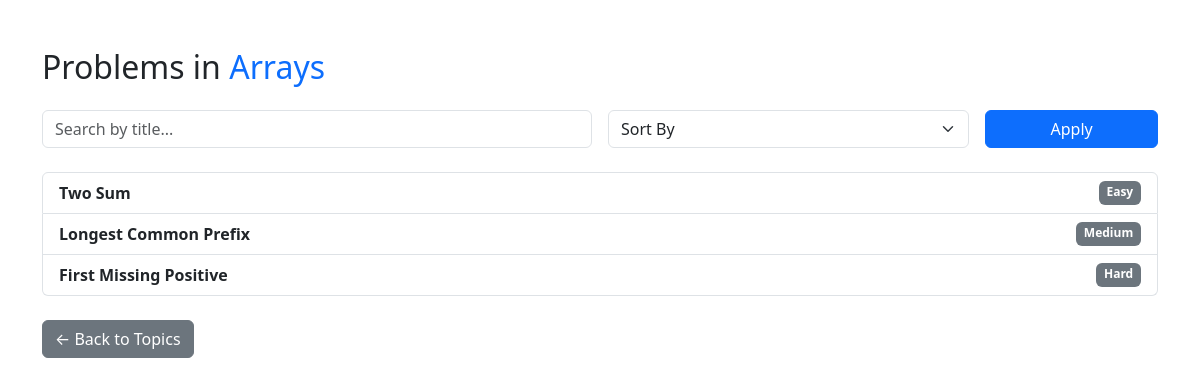
The app's page /problems/topics/1/ (signed in) with its own data.
### problems/models.py (models this page shows, shortened)
class Topic(models.Model):
    name = models.CharField(max_length=100)

class Problem(models.Model):
    topic = models.ForeignKey(Topic, on_delete=models.CASCADE)
    title = models.CharField(max_length=200)
    description = models.TextField()
    difficulty = models.CharField(max_length=20, choices=[
        ('Easy', 'Easy'),
        ('Medium', 'Medium'),
        ('Hard', 'Hard')
    ])
    expected_output = models.TextField()

### problems/views.py (the view, shortened to what this page needs)
# urls.py: path('topics/<int:topic_id>/', views.topic_problems, name='topic_problems'),
@login_required
def topic_problems(request, topic_id):
    topic = get_object_or_404(Topic, id=topic_id)
    problems = Problem.objects.filter(topic=topic)
    search_query = request.GET.get('search', '')
    sort_order = request.GET.get('sort', '')
    if search_query:
        problems = problems.filter(title__icontains=search_query)
    if sort_order == 'title_asc':
        problems = problems.order_by('title')
    elif sort_order == 'title_desc':
        problems = problems.order_by('-title')
    return render(request, 'problems/topic_problems.html', {
        'topic': topic,
        'problems': problems
    })

### problems/templates/problems/topic_problems.html (shortened to what this page needs)
<!DOCTYPE html>
<html>
<head>
    <link href="https://cdn.jsdelivr.net/npm/bootstrap@5.3.0/dist/css/bootstrap.min.css" rel="stylesheet">
</head>
<body>
<div class="container mt-5">
    <h2 class="mb-4">Problems in <span class="text-primary">{{ topic.name }}</span></h2>
    <form method="get" class="row g-3 mb-4">
        <div class="col-md-6">
            <input type="text" name="search" class="form-control" placeholder="Search by title..." value="{{ search_query }}">
        </div>
        <div class="col-md-4">
            <select name="sort" class="form-select">
                <option value="">Sort By</option>
            </select>
        </div>
        <div class="col-md-2">
            <button type="submit" class="btn btn-primary w-100">Apply</button>
        </div>
    </form>
    <div class="list-group">
        {% for problem in problems %}
            <a href="{% url 'problem_detail' problem.id %}" class="list-group-item list-group-item-action">
                <div class="d-flex justify-content-between">
                    <strong>{{ problem.title }}</strong>
                    <span class="badge bg-secondary">{{ problem.difficulty }}</span>
                </div>
            </a>
        {% empty %}
            <div class="alert alert-warning">No problems found.</div>
        {% endfor %}
    </div>
    <a href="{% url 'topics' %}" class="btn btn-secondary mt-4">← Back to Topics</a>
</div>
</body>
</html>

### records on screen
Topic: name "Arrays"
Problem: title "Two Sum", difficulty "Easy"
Problem: title "Longest Common Prefix", difficulty "Medium"
Problem: title "First Missing Positive", difficulty "Hard"
